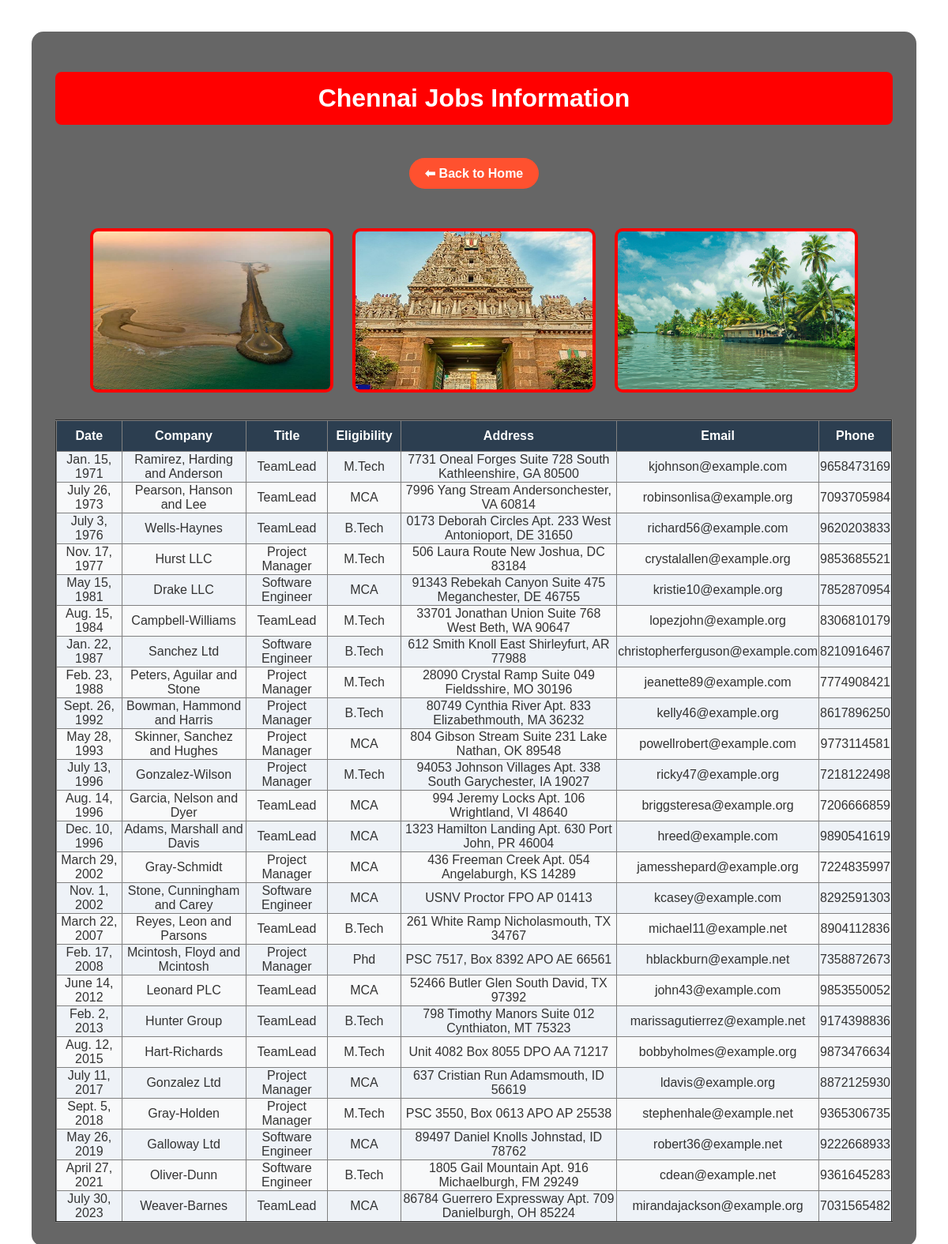
Page /chennai/ on the committed database.
### testapp/models.py (models this page shows)
class chennaijobs(models.Model):
    date = models.DateField()
    company = models.CharField(max_length=100)
    title = models.CharField(max_length=100)
    eligibility = models.CharField(max_length=100)
    address = models.CharField(max_length=100)
    email = models.EmailField()
    phonenumber = models.IntegerField()

### testapp/views.py (the view)
# urls.py: path('chennai/', views.chennaijobs_view),
def chennaijobs_view(request):
    jobs_list = chennaijobs.objects.order_by('date')
    return render(request,'testapp/chennaijobs.html',{'jobs_list':jobs_list})

### templates/testapp/chennaijobs.html (shortened to what this page needs)
{% load static %}
<!DOCTYPE html>
<html>
<head>
<link rel="stylesheet" href="{% static 'css/demo.css' %}">
</head>
<body>
<div class="wrapper">
<div class="content-box">
<h1>Chennai Jobs Information</h1>
<a href="/" class="back-btn">⬅ Back to Home</a>
<div class="img-box">
    <img src="{% static 'images/chennai1.jpg' %}">
    <img src="{% static 'images/chennai2.jpg' %}">
    <img src="{% static 'images/chennai3.jpg' %}">
</div>
<table border="2">
<tr>
<th>Date</th>
<th>Company</th>
<th>Title</th>
<th>Eligibility</th>
<th>Address</th>
<th>Email</th>
<th>Phone</th>
</tr>
{% for job in jobs_list %}
<tr>
<td>{{job.date}}</td>
<td>{{job.company}}</td>
<td>{{job.title}}</td>
<td>{{job.eligibility}}</td>
<td>{{job.address}}</td>
<td>{{job.email}}</td>
<td>{{job.phonenumber}}</td>
</tr>
{% endfor %}
</table>
</div>
</div>
</body>
</html>

### static/css/demo.css (style rules this page uses)
body { margin:0; font-family:Arial; background:url("https://images.unsplash.com/photo-1492724441997-5dc865305da7"); background-size:cover; background-position:center; }
.wrapper { display:flex; justify-content:center; padding:40px; }
.content-box { background:rgba(0,0,0,0.6); padding:30px; border-radius:15px; width:95%; text-align:center; }
h1 { background:red; color:white; padding:15px; border-radius:8px; }
.back-btn { display:inline-block; margin:20px; padding:10px 20px; background:#ff512f; color:white; text-decoration:none; border-radius:25px; font-weight:bold; }
.img-box { margin:20px; }
.img-box img { height:200px; width:300px; margin:10px; border:4px solid red; border-radius:10px; }
table { margin:auto; border-collapse:collapse; width:100%; }
th { background:blue; color:white; padding:10px; }
td { background:#f8f9fa !important; color:#333 !important; }
tr:nth-child(even) td { background:#eef2f7 !important; }
th { background:#2c3e50 !important; }

### rows in the picture
chennaijobs: date "Jan. 15, 1971", company "Ramirez, Harding and Anderson", title "TeamLead", eligibility "M.Tech", address "7731 Oneal Forges Suite 728 South Kathleenshire, GA 80500", email "kjohnson@example.com", phonenumber "9658473169"
chennaijobs: date "July 26, 1973", company "Pearson, Hanson and Lee", title "TeamLead", eligibility "MCA", address "7996 Yang Stream Andersonchester, VA 60814", email "robinsonlisa@example.org", phonenumber "7093705984"
chennaijobs: date "July 3, 1976", company "Wells-Haynes", title "TeamLead", eligibility "B.Tech", address "0173 Deborah Circles Apt. 233 West Antonioport, DE 31650", email "richard56@example.com", phonenumber "9620203833"
chennaijobs: date "Nov. 17, 1977", company "Hurst LLC", title "Project Manager", eligibility "M.Tech", address "506 Laura Route New Joshua, DC 83184", email "crystalallen@example.org", phonenumber "9853685521"
chennaijobs: date "May 15, 1981", company "Drake LLC", title "Software Engineer", eligibility "MCA", address "91343 Rebekah Canyon Suite 475 Meganchester, DE 46755", email "kristie10@example.org", phonenumber "7852870954"
chennaijobs: date "Aug. 15, 1984", company "Campbell-Williams", title "TeamLead", eligibility "M.Tech", address "33701 Jonathan Union Suite 768 West Beth, WA 90647", email "lopezjohn@example.org", phonenumber "8306810179"
chennaijobs: date "Jan. 22, 1987", company "Sanchez Ltd", title "Software Engineer", eligibility "B.Tech", address "612 Smith Knoll East Shirleyfurt, AR 77988", email "christopherferguson@example.com", phonenumber "8210916467"
chennaijobs: date "Feb. 23, 1988", company "Peters, Aguilar and Stone", title "Project Manager", eligibility "M.Tech", address "28090 Crystal Ramp Suite 049 Fieldsshire, MO 30196", email "jeanette89@example.com", phonenumber "7774908421"
chennaijobs: date "Sept. 26, 1992", company "Bowman, Hammond and Harris", title "Project Manager", eligibility "B.Tech", address "80749 Cynthia River Apt. 833 Elizabethmouth, MA 36232", email "kelly46@example.org", phonenumber "8617896250"
chennaijobs: date "May 28, 1993", company "Skinner, Sanchez and Hughes", title "Project Manager", eligibility "MCA", address "804 Gibson Stream Suite 231 Lake Nathan, OK 89548", email "powellrobert@example.com", phonenumber "9773114581"
chennaijobs: date "July 13, 1996", company "Gonzalez-Wilson", title "Project Manager", eligibility "M.Tech", address "94053 Johnson Villages Apt. 338 South Garychester, IA 19027", email "ricky47@example.org", phonenumber "7218122498"
chennaijobs: date "Aug. 14, 1996", company "Garcia, Nelson and Dyer", title "TeamLead", eligibility "MCA", address "994 Jeremy Locks Apt. 106 Wrightland, VI 48640", email "briggsteresa@example.org", phonenumber "7206666859"
chennaijobs: date "Dec. 10, 1996", company "Adams, Marshall and Davis", title "TeamLead", eligibility "MCA", address "1323 Hamilton Landing Apt. 630 Port John, PR 46004", email "hreed@example.com", phonenumber "9890541619"
chennaijobs: date "March 29, 2002", company "Gray-Schmidt", title "Project Manager", eligibility "MCA", address "436 Freeman Creek Apt. 054 Angelaburgh, KS 14289", email "jamesshepard@example.org", phonenumber "7224835997"
chennaijobs: date "Nov. 1, 2002", company "Stone, Cunningham and Carey", title "Software Engineer", eligibility "MCA", address "USNV Proctor FPO AP 01413", email "kcasey@example.com", phonenumber "8292591303"
chennaijobs: date "March 22, 2007", company "Reyes, Leon and Parsons", title "TeamLead", eligibility "B.Tech", address "261 White Ramp Nicholasmouth, TX 34767", email "michael11@example.net", phonenumber "8904112836"
chennaijobs: date "Feb. 17, 2008", company "Mcintosh, Floyd and Mcintosh", title "Project Manager", eligibility "Phd", address "PSC 7517, Box 8392 APO AE 66561", email "hblackburn@example.net", phonenumber "7358872673"
chennaijobs: date "June 14, 2012", company "Leonard PLC", title "TeamLead", eligibility "MCA", address "52466 Butler Glen South David, TX 97392", email "john43@example.com", phonenumber "9853550052"
chennaijobs: date "Feb. 2, 2013", company "Hunter Group", title "TeamLead", eligibility "B.Tech", address "798 Timothy Manors Suite 012 Cynthiaton, MT 75323", email "marissagutierrez@example.net", phonenumber "9174398836"
chennaijobs: date "Aug. 12, 2015", company "Hart-Richards", title "TeamLead", eligibility "M.Tech", address "Unit 4082 Box 8055 DPO AA 71217", email "bobbyholmes@example.org", phonenumber "9873476634"
chennaijobs: date "July 11, 2017", company "Gonzalez Ltd", title "Project Manager", eligibility "MCA", address "637 Cristian Run Adamsmouth, ID 56619", email "ldavis@example.org", phonenumber "8872125930"
chennaijobs: date "Sept. 5, 2018", company "Gray-Holden", title "Project Manager", eligibility "M.Tech", address "PSC 3550, Box 0613 APO AP 25538", email "stephenhale@example.net", phonenumber "9365306735"
chennaijobs: date "May 26, 2019", company "Galloway Ltd", title "Software Engineer", eligibility "MCA", address "89497 Daniel Knolls Johnstad, ID 78762", email "robert36@example.net", phonenumber "9222668933"
chennaijobs: date "April 27, 2021", company "Oliver-Dunn", title "Software Engineer", eligibility "B.Tech", address "1805 Gail Mountain Apt. 916 Michaelburgh, FM 29249", email "cdean@example.net", phonenumber "9361645283"
chennaijobs: date "July 30, 2023", company "Weaver-Barnes", title "TeamLead", eligibility "MCA", address "86784 Guerrero Expressway Apt. 709 Danielburgh, OH 85224", email "mirandajackson@example.org", phonenumber "7031565482"
